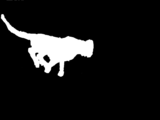
%> input picture SkeletalFitting/sfff1.png, 160 x 120 px
$ octave runskel1.m   (GNU Octave 9; MATLAB toolbox functions it lacks are replaced by stand-ins)
%> lines starting %> are read from the running program, lines starting %| are printed output that depends on the picture; in (x1, y1, x2, y2) boxes, pixels count from 0 and x2, y2 are one past the last pixel; in counts of white or black regions, pixels touching at a corner belong together; the program's own positions count from 1
### SkeletalFitting/initialize.m
function [skel] = initialize(init_joints)
    %joint order :-
    %1 - head
    %2 - neck
    %3 - sh
    %4 - le
    %5 - re
    %6 - lh
    %7 - rh
    %8 - lg
    %9 - rg
    %10 - legc
    %11 - lk
    %12 - rk
    %13 - lf
    %14 - rf
    %15 - lt
    %16 - rt
    %17 - hip
    %18 - tail1
    %19 - tail2

   % joints = ['head', 'neck', 'sh', 'le', 're', 'lh', 'rh', 'lg', 'rg', 'legc', 'lk', 'rk', 'lf', 'rf', 'lt', 'rt', 'hip', 'tail'];
    n = size(init_joints, 1);
   % disp([size(init_joints, 1); n]);
  %  assert(size(init_joints, 1) == n);

    skel.numjoints = n; skel.numsegs = 18; %MAGIC NUMBER HERE
    skel.segdivs = cell(1, skel.numsegs);

    limbSet = {'headneck', 'necksh', 'shle', 'shre', 'lelh', 'rerh', 'lhlg', 'rhrg', 'legclk', 'legcrk', 'lklf', 'rkrf', 'lflt', 'rfrt', 'legchip', 'shlegc', 'hiptail1', 'tail1tail2'};
    assert(size(limbSet, 2) == skel.numsegs);
    genericKeySet = {'curfx', 'curfy', 'curbx', 'curby', 'len', 'prevname'};
    mapSet = {};

    %1 - headneck
    curfx = init_joints(1, 1); curfy = init_joints(1, 2); curbx = init_joints(2, 1); curby = init_joints(2, 2);
    curvalset = {curfx, curfy, curbx, curby, get_norm2([curfx, curfy] - [curbx, curby]), ''};
    curmap = containers.Map(genericKeySet, curvalset);
    mapSet{1} = curmap;

    %2 - necksh
    curfx = init_joints(2, 1); curfy = init_joints(2, 2); curbx = init_joints(3, 1); curby = init_joints(3, 2);
    curvalset = {curfx, curfy, curbx, curby, get_norm2([curfx, curfy] - [curbx, curby]), 'headneck'};
    curmap = containers.Map(genericKeySet, curvalset);
    mapSet{2} = curmap;

    %3 - shle
    curfx = init_joints(3, 1); curfy = init_joints(3, 2); curbx = init_joints(4, 1); curby = init_joints(4, 2);
    curvalset = {curfx, curfy, curbx, curby, get_norm2([curfx, curfy] - [curbx, curby]), 'necksh'};
    curmap = containers.Map(genericKeySet, curvalset);
    mapSet{3} = curmap;

    %4 - shre
    curfx = init_joints(3, 1); curfy = init_joints(3, 2); curbx = init_joints(5, 1); curby = init_joints(5, 2);
    curvalset = {curfx, curfy, curbx, curby, get_norm2([curfx, curfy] - [curbx, curby]), 'necksh'};
    curmap = containers.Map(genericKeySet, curvalset);
    mapSet{4} = curmap;

    %5 - lelh
    curfx = init_joints(4, 1); curfy = init_joints(4, 2); curbx = init_joints(6, 1); curby = init_joints(6, 2);
    curvalset = {curfx, curfy, curbx, curby, get_norm2([curfx, curfy] - [curbx, curby]), 'shle'};
    curmap = containers.Map(genericKeySet, curvalset);
    mapSet{5} = curmap;

    %6 - rerh
    curfx = init_joints(5, 1); curfy = init_joints(5, 2); curbx = init_joints(7, 1); curby = init_joints(7, 2);
    curvalset = {curfx, curfy, curbx, curby, get_norm2([curfx, curfy] - [curbx, curby]), 'shre'};
    curmap = containers.Map(genericKeySet, curvalset);
    mapSet{6} = curmap;

    %7 - lhlg
    curfx = init_joints(6, 1); curfy = init_joints(6, 2); curbx = init_joints(8, 1); curby = init_joints(8, 2);
    curvalset = {curfx, curfy, curbx, curby, get_norm2([curfx, curfy] - [curbx, curby]), 'lelh'};
    curmap = containers.Map(genericKeySet, curvalset);
    mapSet{7} = curmap;

    %8 - rhrg
    curfx = init_joints(7, 1); curfy = init_joints(7, 2); curbx = init_joints(9, 1); curby = init_joints(9, 2);
    curvalset = {curfx, curfy, curbx, curby, get_norm2([curfx, curfy] - [curbx, curby]), 'rerh'};
    curmap = containers.Map(genericKeySet, curvalset);
    mapSet{8} = curmap;

    %9 - legclk
    curfx = init_joints(10, 1); curfy = init_joints(10, 2); curbx = init_joints(11, 1); curby = init_joints(11, 2);
    curvalset = {curfx, curfy, curbx, curby, get_norm2([curfx, curfy] - [curbx, curby]), 'shlegc'};
    curmap = containers.Map(genericKeySet, curvalset);
    mapSet{9} = curmap;

    %10 - legcrk
    curfx = init_joints(10, 1); curfy = init_joints(10, 2); curbx = init_joints(12, 1); curby = init_joints(12, 2);
    curvalset = {curfx, curfy, curbx, curby, get_norm2([curfx, curfy] - [curbx, curby]), 'shlegc'};
    curmap = containers.Map(genericKeySet, curvalset);
    mapSet{10} = curmap;

    %11 - lklf
    curfx = init_joints(11, 1); curfy = init_joints(11, 2); curbx = init_joints(13, 1); curby = init_joints(13, 2);
    curvalset = {curfx, curfy, curbx, curby, get_norm2([curfx, curfy] - [curbx, curby]), 'legclk'};
    curmap = containers.Map(genericKeySet, curvalset);
    mapSet{11} = curmap;

    %12 - rkrf
    curfx = init_joints(12, 1); curfy = init_joints(12, 2); curbx = init_joints(14, 1); curby = init_joints(14, 2);
    curvalset = {curfx, curfy, curbx, curby, get_norm2([curfx, curfy] - [curbx, curby]), 'legcrk'};
    curmap = containers.Map(genericKeySet, curvalset);
    mapSet{12} = curmap;

    %13 - lflt
    curfx = init_joints(13, 1); curfy = init_joints(13, 2); curbx = init_joints(15, 1); curby = init_joints(15, 2);
    curvalset = {curfx, curfy, curbx, curby, get_norm2([curfx, curfy] - [curbx, curby]), 'lklf'};
    curmap = containers.Map(genericKeySet, curvalset);
    mapSet{13} = curmap;

    %14 - rfrt
    curfx = init_joints(14, 1); curfy = init_joints(14, 2); curbx = init_joints(16, 1); curby = init_joints(16, 2);
    curvalset = {curfx, curfy, curbx, curby, get_norm2([curfx, curfy] - [curbx, curby]), 'rkrf'};
    curmap = containers.Map(genericKeySet, curvalset);
    mapSet{14} = curmap;

    %15 - legchip
    curfx = init_joints(10, 1); curfy = init_joints(10, 2); curbx = init_joints(17, 1); curby = init_joints(17, 2);
    curvalset = {curfx, curfy, curbx, curby, get_norm2([curfx, curfy] - [curbx, curby]), 'shlegc'};
    curmap = containers.Map(genericKeySet, curvalset);
    mapSet{15} = curmap;

    %16 - shlegc
    curfx = init_joints(3, 1); curfy = init_joints(3, 2); curbx = init_joints(10, 1); curby = init_joints(10, 2);
    curvalset = {curfx, curfy, curbx, curby, get_norm2([curfx, curfy] - [curbx, curby]), 'necksh'};
    curmap = containers.Map(genericKeySet, curvalset);
    mapSet{16} = curmap;

    %17 - hiptail1
    curfx = init_joints(17, 1); curfy = init_joints(17, 2); curbx = init_joints(18, 1); curby = init_joints(18, 2);
    curvalset = {curfx, curfy, curbx, curby, get_norm2([curfx, curfy] - [curbx, curby]), 'legchip'};
    curmap = containers.Map(genericKeySet, curvalset);
    mapSet{17} = curmap;

    %17 - tail1tail2
    curfx = init_joints(18, 1); curfy = init_joints(18, 2); curbx = init_joints(19, 1); curby = init_joints(19, 2);
    curvalset = {curfx, curfy, curbx, curby, get_norm2([curfx, curfy] - [curbx, curby]), 'hiptail1'};
    curmap = containers.Map(genericKeySet, curvalset);
    mapSet{18} = curmap;

    skel.segmap = containers.Map(limbSet, mapSet);
    skel.segorder = {'headneck', 'necksh', 'shle', 'shre', 'lelh', 'rerh', 'lhlg', 'rhrg', 'legclk', 'legcrk', 'lklf', 'rkrf', 'lflt', 'rfrt', 'legchip', 'shlegc', 'hiptail1', 'tail1tail2'};
    assert(size(skel.segorder, 2) == skel.numsegs);

end

### SkeletalFitting/runskel1.m
%{
ij = [[93, 49];
[80, 47];
[64, 50];
[62, 59];
[57, 57];
[62, 70];
[48, 67];
[61, 77];
[48, 73];
[41, 44];
[49, 50];
[41, 50];
[41, 59];
[30, 52];
[50, 69];
[38, 67];
[33, 39];
[3, 16]
];
%}

ij2 = [[151, 45];
[134, 55];
[112, 60];
[115, 73];
[106, 73];
[119, 84];
[95, 85];
[109, 93];
[83, 94];
[73, 57];
[74, 62];
[79, 62];
[62, 67];
[64, 74];
[75, 79];
[80, 86];
[54, 53];
[32, 73];
[6, 79]];


ij1 = [[151, 45];
[134, 55];
[112, 60];

[110, 70];


[119, 84];
[95, 85];
[109, 93];
[83, 94];
[73, 57];


[76, 60];


[62, 67];
[64, 74];
[75, 79];
[80, 86];
[54, 53];
[32, 73];
[6, 79]];


ij = [[148, 54];

[122, 65];

[110, 68];

[115, 76];

[103, 76];

[119, 84];

[95, 85];

[109, 93];

[84, 60];

[78, 64];

[72, 62];

[79, 62];

[62, 67];

[64, 74];

[75, 79];

[80, 86];

[54, 53];

[32, 73];

[6, 79]];

xshift = 100 - ij(1, 1);
yshift = 48 - ij(1, 2);

ij(:, 1) = ij(:, 1) + xshift;
ij(:, 2) = ij(:, 2) + yshift;

I = imread('sfff1.png');
%> I is the input picture: size 120x160 uint8; min 0, max 255, mean 23.5
%I = rgb2gray(imread('sfff2.png'));

%I = rgb2gray(I);

I = imbinarize(I); %imp
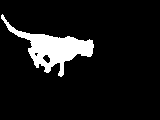
%> I: size 120x160 logical; 9.2% white; 1 white region, box (x1, y1, x2, y2) and area: (1, 14, 94, 77) 1768
%I = bwmorph(I, 'thin', 3);
[row, col] = find(I == 1);
%> row = 1768 values from 15 to 77; col = 1768 values from 2 to 94

y = 120 - row; %MAGIC NUMBER
%> y = 1768 values, max 105 at index 5, min 43 at index 1112, mean 71.11
x = col;
%> x = 1768 values from 2 to 94

ij(:, 2:2) = 120 - ij(:, 2:2); %MAGIC NUMBER
tr = [0, 0];
figure, hold on;

plot(ij(:, 1), ij(:, 2), 'g*');
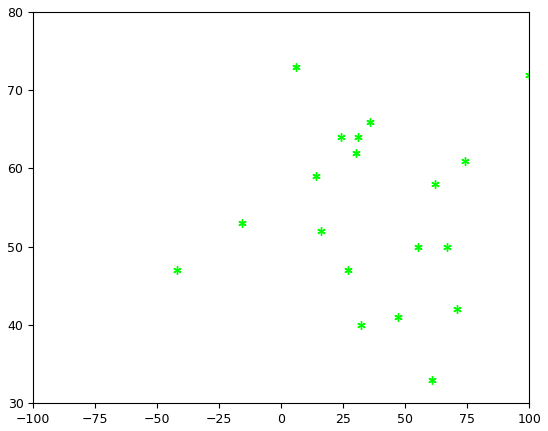
%> figure redrawn from the program's plot data
%> the run ends on the next line

init = initialize(ij);
